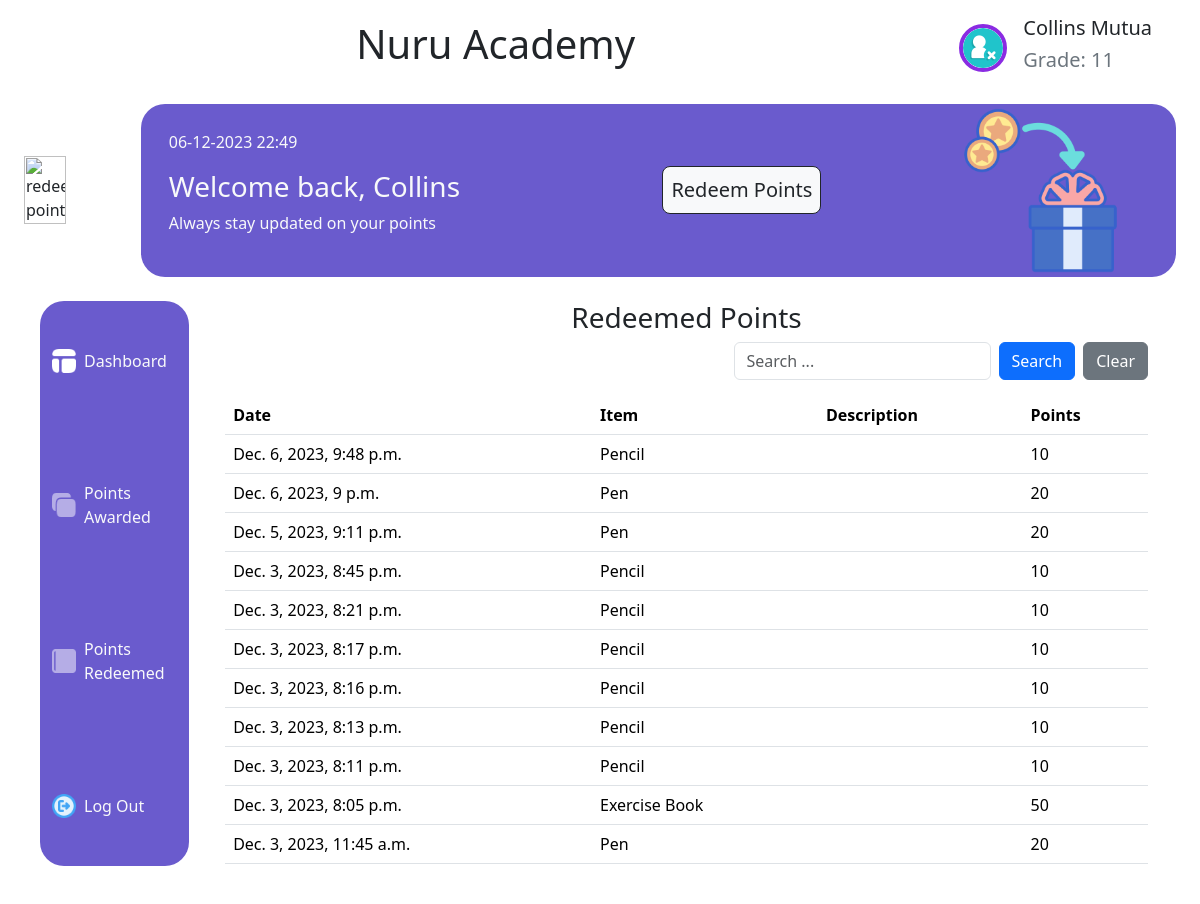
/points-redeemed/ (signed in), run on the app's committed database.
### base/models.py (models this page shows, shortened)
class StudentProfile(models.Model):
    user = models.OneToOneField(CustomUser, on_delete=models.CASCADE,
                                primary_key=True)
    grade = models.CharField(max_length=10, null=True, blank=True)
    adm_no = models.PositiveIntegerField(null=True, blank=True, unique=True)
    parent_contact = models.CharField(max_length=15, null=True, blank=True)

class CustomUser(AbstractUser):
    first_name = models.CharField(max_length=30, blank=False)
    last_name = models.CharField(max_length=30, blank=False)
    is_student = models.BooleanField(default=False)
    is_teacher = models.BooleanField(default=False)
    created_at = models.DateTimeField(auto_now_add=True)
    updated_at = models.DateTimeField(auto_now=True)

class RedeemAward(models.Model):
    select_award = models.ForeignKey(
        AwardItem,
        on_delete=models.CASCADE,
        null=True,
        limit_choices_to={'units__gt': 0}
    )
    student = models.ForeignKey(
        CustomUser,
        related_name='redeeming_point',
        on_delete=models.CASCADE,
        limit_choices_to={'is_student': True}
    )
    date_redeemed = models.DateTimeField(auto_now=True)
    class Meta:
        ordering = ['-date_redeemed']

class AwardItem(models.Model):
    name = models.CharField(max_length=100)
    points = models.IntegerField()
    description = models.TextField(null=True, blank=True)
    units = models.IntegerField(null=True, blank=True)
    created_at = models.DateTimeField(auto_now_add=True)
    updated_at = models.DateTimeField(auto_now=True)
    class Meta:
        ordering = ('-updated_at', '-created_at')

### base/views.py (the view)
# urls.py: path("points-redeemed/", points_redeemed, name="points-redeemed")
@user_passes_test(lambda u: u.is_authenticated and u.is_student,
                  login_url='login')
def points_redeemed(request):
    q = request.GET.get('q') if request.GET.get('q') is not None else ''
    points_redeemed = RedeemAward.objects.filter(
        Q(student=request.user) &
        (
            Q(select_award__name__icontains=q) |
            Q(select_award__description__icontains=q) |
            Q(date_redeemed__icontains=q) |
            Q(student__username__icontains=q) |
            Q(student__first_name__icontains=q) |
            Q(student__last_name__icontains=q) |
            Q(select_award__points__icontains=q)
        )
    )
    bios = StudentProfile.objects.filter(user=request.user)[0]
    context = {
            'items': points_redeemed,
            'bios': bios
    }
    return render(request, "base/points_redeemed.html", context)

### base/templates/base/points_redeemed.html (shortened to what this page needs)
{% extends "base/dashboard.html" %}
{% load static %}
{% block content %}
<div class="row align-items-start">
    <div class="text-center">
        <h3>Redeemed Points</h3>
    </div>
    <form class="form-inline d-flex justify-content-end" method="get" action="{% url 'points-awarded' %}">
        <div class="form-group me-2">
          <input type="text" class="form-control" name="q" placeholder="Search ...">
        </div>
        <button type="submit" class="btn btn-primary me-2">Search</button>
        <button class="btn btn-secondary ml-2" onclick="">Clear</button>
      </form>
    <div class="table-responsive" style="max-height: 480px;">
        <table class="table">
            <thead>
            <tr>
                <th scope="col">Date</th>
                <th scope="col">Item</th>
                <th scope="col">Description</th>
                <th scope="col">Points</th>
            </tr>
            </thead>
            <tbody>
                {% for item in items %}
                    <tr>
                        <td>{{ item.date_redeemed }}</td>
                        <td>{{ item.select_award.name }}</td>
                        <td>{{ item.select_award.description }}</td>
                        <td>{{ item.select_award.points }}</td>
                    </tr>
                {% endfor %}
            </tbody>
        </table>
    </div>
</div>
{% endblock %}

### base/templates/base/dashboard.html (shortened to what this page needs)
{% load static %}
<html lang="en">
<head>
    <link href="https://cdn.jsdelivr.net/npm/bootstrap@5.3.2/dist/css/bootstrap.min.css" rel="stylesheet">
</head>
<body>
    <div class="d-flex justify-content-between align-items-center mx-5 mt-3">
        <div style="width:fit-content; margin: 0 auto;">
            <h1>Nuru Academy</h1>
        </div>
        <div class="d-flex justify-content-end align-items-center">
            <div class="px-3">
                <a href="{% url 'logout' %}">
                    <img src="{% static 'base/assets/user-logout.png' %}" alt="profile-icon" class="float-end align-contents-center rounded-circle" style="position:relative; border:4px solid blueviolet; width: 48px; height: 48px;">
                </a>
            </div>
            <div class="d-flex flex-column align-items-start">
                <h5 class="text-end font-weight-bold">{{ bios.user.first_name }} {{ bios.user.last_name }}</h5>
                {% if user.is_student %}
                    <h5 class="text-end text-secondary">Grade: {{ bios.grade }}</h5>
                {% endif %}
            </div>
        </div>
    </div>
    <section class="d-flex justify-content-between m-4 align-items-center">
        <div class="school-image">
            <img src="{% static 'base/assets/redeem-points-1-1.png' %}" class="img-fluid" style="width:60%; height:auto;" alt="redeem-points">
        </div>
        <div class="container-lg" style="background-color:hsl(248, 53%, 58%); border-radius: 24px;">
            <div class="row g-2 justify-content-center align-items-center">
                <div class="col-sm-6 col-lg-6 align-contents-center">
                    <div>
                        <p class="text-light ms-3">{% now "d-m-Y H:i" %}</p>
                        <div class="text-light ms-3">
                            <h3 class="">Welcome back, {{ bios.user.first_name }}</h3>
                            {% if user.is_student %}
                                <p class="">Always stay updated on your points</p>
                            {% elif user.is_teacher %}
                                <p class="">Always stay updated on students points</p>
                            {% endif %}
                        </div>
                    </div>
                </div>
                {% if user.is_student %}
                    <div class="col-sm-3 col-lg-3">
                        <a class="btn p-2 bg-light btn-lg border border-dark" href="{% url 'redeem-point' %}">Redeem Points</a>
                    </div>
                {% elif user.is_teacher %}
                    <div class="col-sm-3 col-lg-3">
                        <a class="btn p-2 bg-light btn-lg border border-dark" href="{% url 'award-point' %}">Award Points</a>
                    </div>
                {% endif %}
                <div class="col-sm-3 col-lg-3 text-center d-none d-md-block">
                    <img src="{% static 'base/assets/redeem-points-1.png' %}" alt="redeem-points" class="img-fluid" style="width:70%; height:auto;">
                </div>
            </div>
        </div>
    </section>
    <section class="d-flex justify-content-between m-3 align-items-start">
        <div class="container text-light mx-4 pt-5 pb-5 justify-content-between align-items-start d-flex flex-column" style="background-color:hsl(248, 53%, 58%); width: 15%; min-width: 50px; height: 565px; border-radius: 24px;">
            {% if user.is_teacher %}
                <a href="{% url 'teachers_dashboard' %}" class="text-decoration-none">
                    <div class="d-flex justify-content-center align-items-center mb-3">
                        <img class="img-fluid me-2" src="{% static 'base/assets/dashboard.png' %}" alt="Dashboard Icon" style="width: 24px; height: 24px">
                        <p class="text-light ml-2 mb-0 d-none d-md-inline">Dashboard</p>
                    </div>
                </a>
                <a href="{% url 'student-points' %}" class="text-decoration-none">
                    <div class="d-flex justify-content-center align-items-center mb-3">
                        <img class="img-fluid me-2" src="{% static 'base/assets/cash.png' %}" alt="Cash Icon" style="width: 24px; height: 24px">
                        <p class="text-light ml-2 mb-0 d-none d-md-inline">Student Points</p>
                    </div>
                </a>
                <a href="{% url 'student-awards' %}" class="text-decoration-none">
                    <div class="d-flex justify-content-center align-items-center mb-3">
                        <img class="img-fluid me-2" src="{% static 'base/assets/notebook.png' %}" alt="Notebook Icon" style="width: 24px; height: 24px">
                        <p class="text-light ml-2 mb-0 d-none d-md-inline">Student Awards</p>
                    </div>
                </a>
                <a href="{% url 'logout' %}" class="text-decoration-none">
                    <div class="d-flex justify-content-center align-items-center">
                        <img class="img-fluid me-2" src="{% static 'base/assets/logout.png' %}" alt="Logout Icon" style="width: 24px; height: 24px">
                        <p class="text-light ml-2 mb-0 d-none d-md-inline">Log Out</p>
                    </div>
                </a>
            {% elif user.is_student %}
                <a href="{% url 'students_dashboard' %}" class="text-decoration-none">
                    <div class="d-flex justify-content-center align-items-center mb-3">
                        <img class="img-fluid me-2" src="{% static 'base/assets/dashboard.png' %}" alt="Dashboard Icon" style="width: 24px; height: 24px">
                        <p class="text-light ml-2 mb-0 d-none d-md-inline">Dashboard</p>
                    </div>
                </a>
                <a href="{% url 'points-awarded' %}" class="text-decoration-none">
                    <div class="d-flex justify-content-center align-items-center mb-3">
                        <img class="img-fluid me-2" src="{% static 'base/assets/cash.png' %}" alt="Cash Icon" style="width: 24px; height: 24px">
                        <p class="text-light ml-2 mb-0 d-none d-md-inline">Points Awarded</p>
                    </div>
                </a>
                <a href="{% url 'points-redeemed' %}" class="text-decoration-none">
                    <div class="d-flex justify-content-center align-items-center mb-3">
                        <img class="img-fluid me-2" src="{% static 'base/assets/notebook.png' %}" alt="Notebook Icon" style="width: 24px; height: 24px">
                        <p class="text-light ml-2 mb-0 d-none d-md-inline">Points Redeemed</p>
                    </div>
                </a>
                <a href="{% url 'logout' %}" class="text-decoration-none">
                    <div class="d-flex justify-content-center align-items-center">
                        <img class="img-fluid me-2" src="{% static 'base/assets/logout.png' %}" alt="Logout Icon" style="width: 24px; height: 24px">
                        <p class="text-light ml-2 mb-0 d-none d-md-inline">Log Out</p>
                    </div>
                </a>
            {% endif %}
        </div>
        <div class="container mt-0">
            <div class="row align-items-start">
                {% block content %}
                {% endblock %}
            </div>
        </div>
    </section>
</body>
</html>

### data on the page
StudentProfile: user.first_name "Collins", user.last_name "Mutua", grade "11"
RedeemAward: date_redeemed "Dec. 6, 2023, 9:48 p.m.", select_award.name "Pencil", select_award.points "10"
RedeemAward: date_redeemed "Dec. 6, 2023, 9 p.m.", select_award.name "Pen", select_award.points "20"
RedeemAward: date_redeemed "Dec. 5, 2023, 9:11 p.m.", select_award.name "Pen", select_award.points "20"
RedeemAward: date_redeemed "Dec. 3, 2023, 8:45 p.m.", select_award.name "Pencil", select_award.points "10"
RedeemAward: date_redeemed "Dec. 3, 2023, 8:21 p.m.", select_award.name "Pencil", select_award.points "10"
RedeemAward: date_redeemed "Dec. 3, 2023, 8:17 p.m.", select_award.name "Pencil", select_award.points "10"
RedeemAward: date_redeemed "Dec. 3, 2023, 8:16 p.m.", select_award.name "Pencil", select_award.points "10"
RedeemAward: date_redeemed "Dec. 3, 2023, 8:13 p.m.", select_award.name "Pencil", select_award.points "10"
RedeemAward: date_redeemed "Dec. 3, 2023, 8:11 p.m.", select_award.name "Pencil", select_award.points "10"
RedeemAward: date_redeemed "Dec. 3, 2023, 8:05 p.m.", select_award.name "Exercise Book", select_award.points "50"
RedeemAward: date_redeemed "Dec. 3, 2023, 11:45 a.m.", select_award.name "Pen", select_award.points "20"
